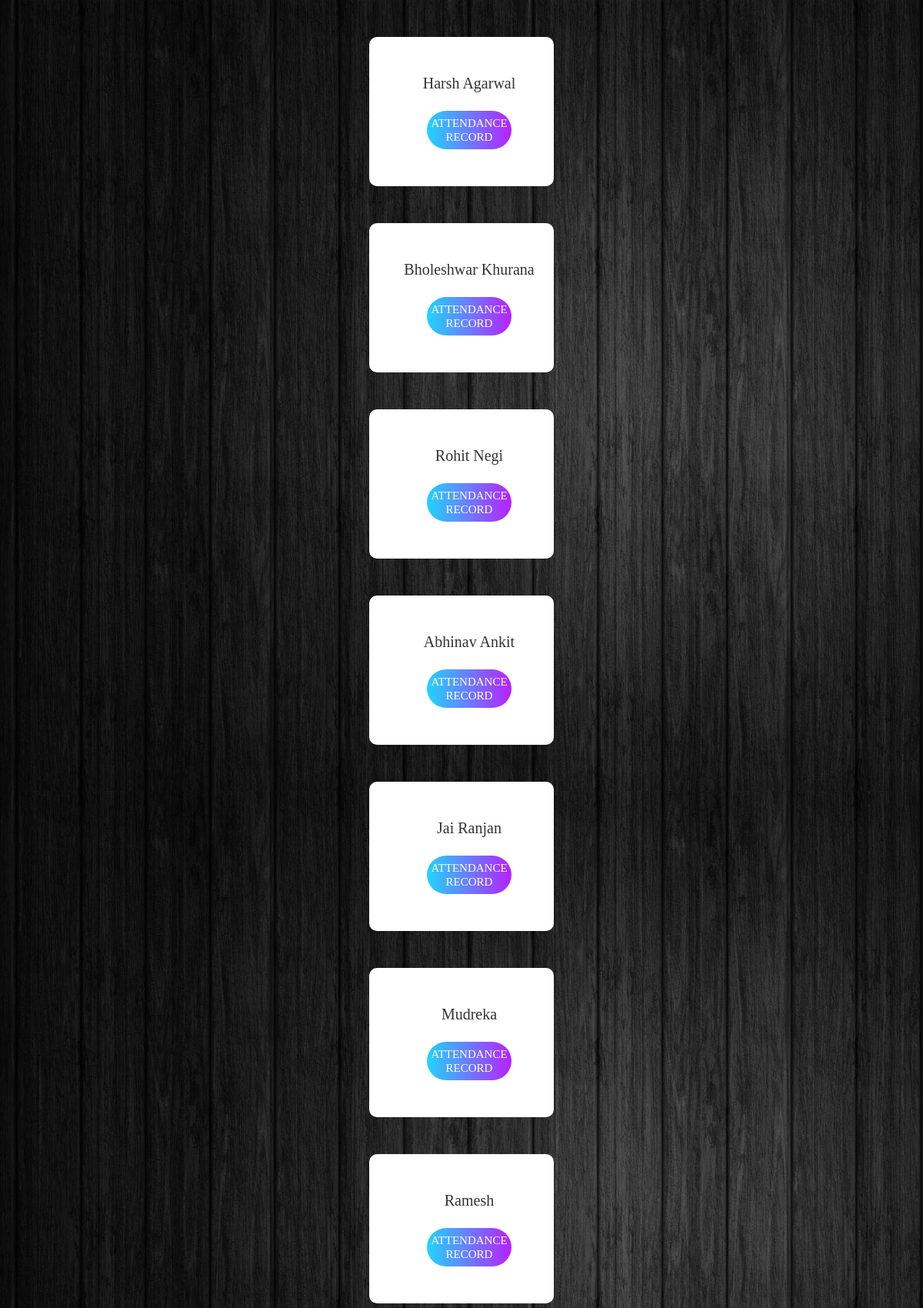
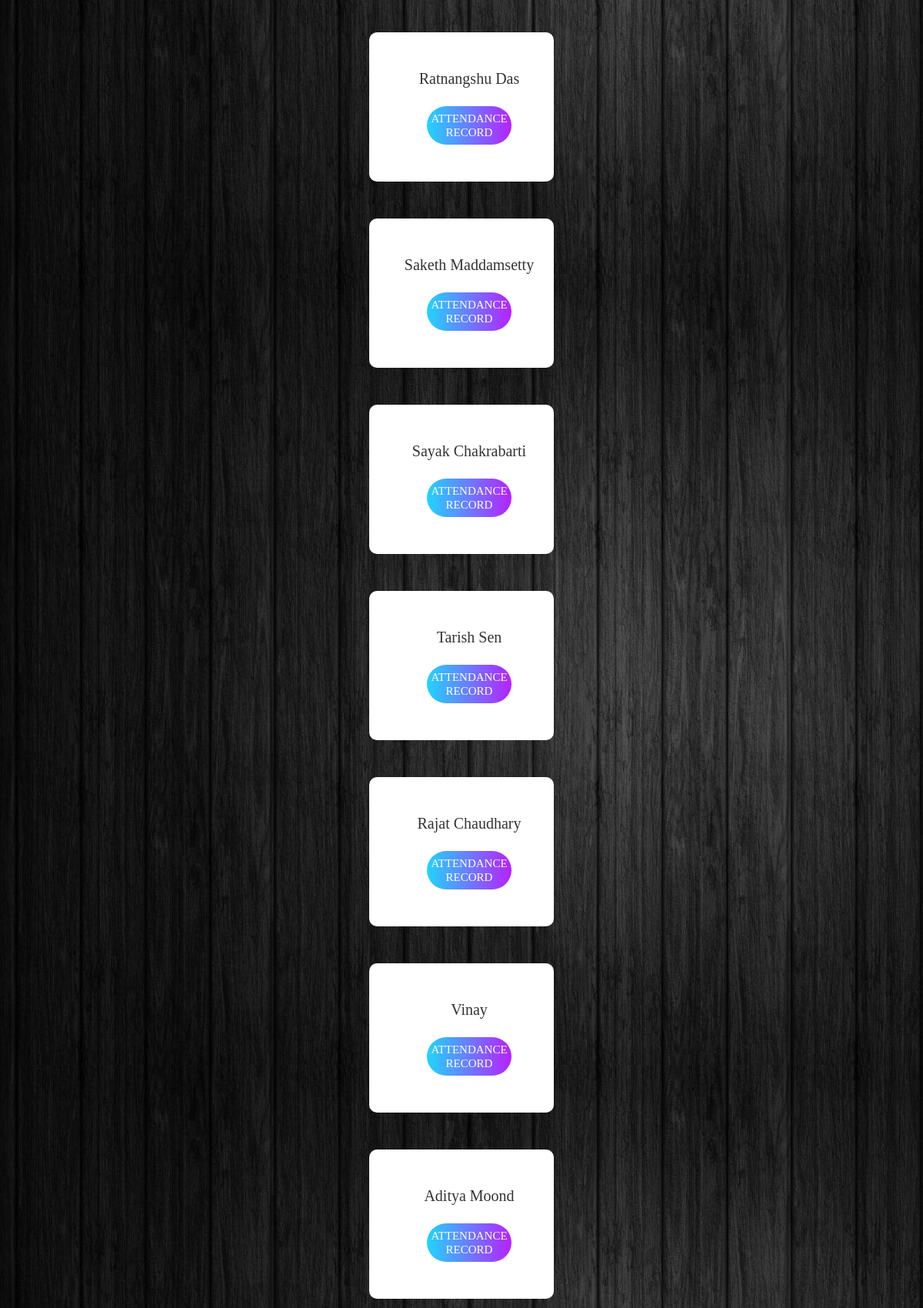
The app's page /person/attendancedetails/ (signed in, upper part) with its own data (2 pictures, top to bottom).
### camapp/models.py (models this page shows, shortened)
class Person(models.Model):
    name = models.CharField(max_length=200)
    emailId = models.CharField(max_length=200)
    Contact = models.CharField(max_length=12)
    Image_1 = models.FileField()
    Image_2 = models.FileField()
    Image_3 = models.FileField()
    Image_4 = models.FileField()
    Image_5 = models.FileField()
    Train_status=models.CharField(max_length=1,default="n")
    person_id=models.CharField(max_length=500,default="")
    person_present_status= models.BooleanField(max_length=1,default=False)
    Present_number = models.IntegerField(default=0)
    Total_number = models.IntegerField(default=0)
    Fraud_number = models.IntegerField(default=0)
    flag = models.IntegerField(default=0)

### camapp/views.py (the view)
# urls.py: url(r'person/attendancedetails/$', views.AttendanceList, name='attendance_list'),
@login_required
def AttendanceList(request):
    all_people = Person.objects.all()
    template = loader.get_template('camapp/attendance_record.html')
    context = {
        'all_people': all_people,
    }
    return HttpResponse(template.render(context, request))

### camapp/templates/camapp/attendance_record.html (shortened to what this page needs)
<!DOCTYPE html>
{% load staticfiles %}
<html lang="en">
<head>
	<link rel="stylesheet" type="text/css" href="{% static 'vendor2/bootstrap/css/bootstrap.min.css' %}">
	<link rel="stylesheet" type="text/css" href="{% static 'fonts2/font-awesome-4.7.0/css/font-awesome.min.css' %}">
	<link rel="stylesheet" type="text/css" href="{%  static 'fonts2/iconic/css/material-design-iconic-font.min.css' %}">
	<link rel="stylesheet" type="text/css" href="{%  static 'vendor2/animate/animate.css' %}">
	<link rel="stylesheet" type="text/css" href="{%  static 'vendor2/css-hamburgers/hamburgers.min.css' %}">
	<link rel="stylesheet" type="text/css" href="{% static 'vendor2/animsition/css/animsition.min.css' %}">
	<link rel="stylesheet" type="text/css" href="{% static 'vendor2/select2/select2.min.css' %}">
	<link rel="stylesheet" type="text/css" href="{% static 'vendor2/daterangepicker/daterangepicker.css' %}">
	<link rel="stylesheet" type="text/css" href="{% static  'css2/util.css' %}">
	<link rel="stylesheet" type="text/css" href="{% static 'css2/main.css' %}">
</head>
<body>
<div class="container-login100" style="background-image: url({% static 'images1/bg-01.jpg' %});">
            <br>
        <br>
    {% if all_people %}
    {% for person in all_people %}
    <div align="center">
				<form class="login100-form validate-form">
                    <br>
                    <br>
					<span class="login100-form-title p-b-26">
						{{ person.name }}
					</span>
					<div class="container-login100-form-btn">
						<div class="wrap-login100-form-btn">
							<div class="login100-form-bgbtn"></div>
                            <button type="submit" class="login100-form-btn" formaction="../attendancedetails/{{ person.id }}" value='Attendance Record'>Attendance Record</button>
						</div>
                    </div>
                        <br>
                        <br>
                </form>
                </div>
            <br>
        <br>
{% endfor %}
    {% endif %}
</div>
</body>
</html>

### static/css2/main.css (style rules this page uses)
* { margin: 0px; padding: 0px; box-sizing: border-box; }
body, html { height: 100%; font-family: Poppins-Regular, sans-serif; }
button { outline: none !important; border: none; background: transparent; }
.login100-form { display: block; border-radius: 10px; max-width: 20%; background:white; width: 80%; flex-wrap: wrap; justify-content: center; align-content: center; align-self: center; page-break-after: always; padding-left: 20px; padding: 20px,20px,20px,20px; }
.login100-form-title { display: block; font-family: Poppins-Bold; font-size: 20px; color: #333333; line-height: 1.2; text-align: center; padding-bottom: 5%; }
.container-login100-form-btn { display: -webkit-box; display: -webkit-flex; display: -moz-box; display: -ms-flexbox; display: flex; flex-wrap: wrap; justify-content: center; padding-top: 13px; }
.wrap-login100-form-btn { width: 50%; display: block; position: relative; left: 0%; z-index: 1; border-radius: 25px; overflow: hidden; margin: 0 auto; }
.login100-form-bgbtn { position: absolute; z-index: -1; width: 300%; height: 100%; background: #a64bf4; background: -webkit-linear-gradient(right, #21d4fd, #b721ff, #21d4fd, #b721ff); background: -o-linear-gradient(right, #21d4fd, #b721ff, #21d4fd, #b721ff); background: -moz-linear-gradient(right, #21d4fd, #b721ff, #21d4fd, #b721ff); background: linear-gradient(right, #21d4fd, #b721ff, #21d4fd, #b721ff); top: 0; left: -100%; -webkit-transition: all 0.4s; -o-transition: all 0.4s; -moz-transition: all 0.4s; transition: all 0.4s; }
.login100-form-btn { font-family: Poppins-Medium; font-size: 15px; color: #fff; line-height: 1.2; text-transform: uppercase; display: -webkit-box; display: -webkit-flex; display: -moz-box; display: -ms-flexbox; display: flex; justify-content: center; align-items: center; padding: 0 20px; width: 100%; height: 50px; }

### records on screen
Person: name "Harsh Agarwal"
Person: name "Bholeshwar Khurana"
Person: name "Rohit Negi"
Person: name "Abhinav Ankit"
Person: name "Jai Ranjan"
Person: name "Mudreka"
Person: name "Ramesh"
Person: name "Ratnangshu Das"
Person: name "Saketh Maddamsetty"
Person: name "Sayak Chakrabarti"
Person: name "Tarish Sen"
Person: name "Rajat Chaudhary"
Person: name "Vinay"
Person: name "Aditya Moond"
